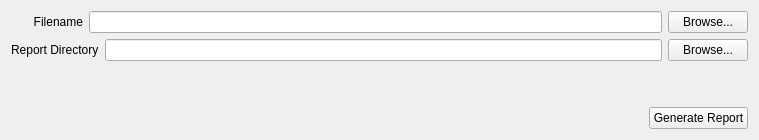
        <widget class="QWidget" name="tab_Reports">
         <property name="toolTip">
          <string>Select a File to get a report on.</string>
         </property>
         <attribute name="title">
          <string>Generate Report</string>
         </attribute>
         <layout class="QVBoxLayout" name="verticalLayout_12">
          <item>
           <layout class="QVBoxLayout" name="verticalLayout_11">
            <item>
             <layout class="QHBoxLayout" name="horizontalLayout_7">
              <item>
               <widget class="QLabel" name="label_srcCode">
                <property name="sizePolicy">
                 <sizepolicy hsizetype="Preferred" vsizetype="Preferred">
                  <horstretch>1</horstretch>
                  <verstretch>0</verstretch>
                 </sizepolicy>
                </property>
                <property name="layoutDirection">
                 <enum>Qt::LeftToRight</enum>
                </property>
                <property name="text">
                 <string>Filename</string>
                </property>
                <property name="alignment">
                 <set>Qt::AlignRight|Qt::AlignTrailing|Qt::AlignVCenter</set>
                </property>
               </widget>
              </item>
              <item>
               <widget class="QLineEdit" name="reportFileName">
                <property name="sizePolicy">
                 <sizepolicy hsizetype="Preferred" vsizetype="Fixed">
                  <horstretch>8</horstretch>
                  <verstretch>0</verstretch>
                 </sizepolicy>
                </property>
               </widget>
              </item>
              <item>
               <widget class="QPushButton" name="pushButton_BrowseSrcCode">
                <property name="text">
                 <string>Browse...</string>
                </property>
               </widget>
              </item>
             </layout>
            </item>
            <item>
             <layout class="QHBoxLayout" name="horizontalLayout_8">
              <item>
               <widget class="QLabel" name="label_reportDir">
                <property name="sizePolicy">
                 <sizepolicy hsizetype="Preferred" vsizetype="Preferred">
                  <horstretch>1</horstretch>
                  <verstretch>0</verstretch>
                 </sizepolicy>
                </property>
                <property name="text">
                 <string>Report Directory</string>
                </property>
               </widget>
              </item>
              <item>
               <widget class="QLineEdit" name="reportDirectory">
                <property name="sizePolicy">
                 <sizepolicy hsizetype="Preferred" vsizetype="Fixed">
                  <horstretch>8</horstretch>
                  <verstretch>0</verstretch>
                 </sizepolicy>
                </property>
               </widget>
              </item>
              <item>
               <widget class="QPushButton" name="pushButton_BrowseReport">
                <property name="text">
                 <string>Browse...</string>
                </property>
               </widget>
              </item>
             </layout>
            </item>
            <item>
             <spacer name="verticalSpacer">
              <property name="orientation">
               <enum>Qt::Vertical</enum>
              </property>
              <property name="sizeHint" stdset="0">
               <size>
                <width>728</width>
                <height>40</height>
               </size>
              </property>
             </spacer>
            </item>
            <item>
             <layout class="QHBoxLayout" name="horizontalLayout_21">
              <item>
               <spacer name="horizontalSpacer_4">
                <property name="orientation">
                 <enum>Qt::Horizontal</enum>
                </property>
                <property name="sizeHint" stdset="0">
                 <size>
                  <width>638</width>
                  <height>20</height>
                 </size>
                </property>
               </spacer>
              </item>
              <item>
               <widget class="QPushButton" name="pushButton_GenerateReport">
                <property name="text">
                 <string>Generate Report</string>
                </property>
               </widget>
              </item>
             </layout>
            </item>
           </layout>
          </item>
         </layout>
        </widget>
